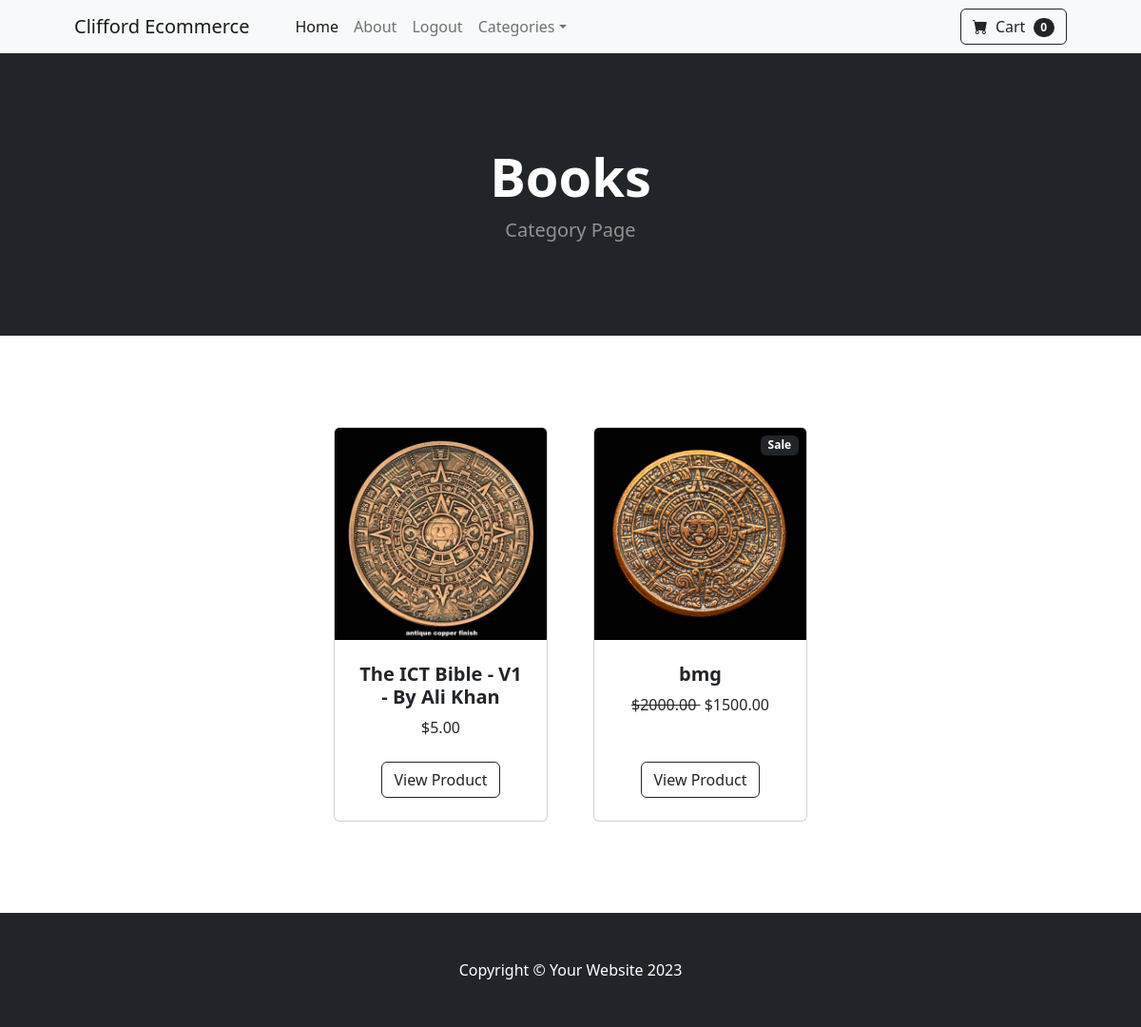
Page /category/Books (signed in) on the committed database.
### store/models.py (models this page shows, shortened)
class Category(models.Model):
    name = models.CharField(max_length = 50)
    def __str__(self):
        return self.name
    class Meta:
        verbose_name_plural = 'Categories'

class Product(models.Model):
    name = models.CharField(max_length = 50)
    price = models.DecimalField(default = 0, decimal_places = 2, max_digits = 6)
    category = models.ForeignKey(Category, on_delete = models.CASCADE, default = 1)
    description = models.CharField(max_length = 250, default = '', blank = True, null = True)
    image = models.ImageField(upload_to = 'uploads/product/')
    is_sale = models.BooleanField(default = False)
    sale_price = models.DecimalField(default = 0, decimal_places = 2, max_digits = 6)

### store/views.py (the view)
# urls.py: path('category/<str:foo>', views.category, name='category'),
def category(request, foo):
    foo = foo.replace('-', ' ')
    try:
        category = Category.objects.get(name = foo)
        products = Product.objects.filter(category = category)
        return render(request, 'category.html', {'products': products, 'category': category, 'categories': get_categories()})
    except:
        messages.success(request, ('That Category Doesn`t Exist...'))
        return redirect('home')

### GlobalV.py (called while the page is built)
def get_categories():
    categories = Category.objects.all()
    return categories

### cart/cart.py (called while the page is built)
    def __len__(self):
        return len(self.cart)

### cart/context_processors.py (called while the page is built)
def cart(request):
    return {'cart': Cart(request)}

### store/templates/category.html
{% extends 'base.html' %}
{% block content %}
    <header class="bg-dark py-5">
        <div class="container px-4 px-lg-5 my-5">
            <div class="text-center text-white">
                <h1 class="display-4 fw-bolder">{{ category }}</h1>
                <p class="lead fw-normal text-white-50 mb-0">Category Page</p>
            </div>
        </div>
    </header>
    <section class="py-5">
        <div class="container px-4 px-lg-5 mt-5">
            <div class="row gx-4 gx-lg-5 row-cols-2 row-cols-md-3 row-cols-xl-4 justify-content-center">
                {% for product in products %}
                    {% if product.is_sale %}
                        <div class="col mb-5">
                            <div class="card h-100">
                                <div class="badge bg-dark text-white position-absolute" style="top: 0.5rem; right: 0.5rem">Sale</div>
                                <img class="card-img-top" src="{{ product.image.url }}" alt="..." />
                                <div class="card-body p-4">
                                    <div class="text-center">
                                        <h5 class="fw-bolder">{{ product.name }}</h5>
                                        <strike>
                                            ${{ product.price }}
                                        </strike>
                                        &nbsp;${{ product.sale_price }}
                                    </div>
                                </div>
                                <div class="card-footer p-4 pt-0 border-top-0 bg-transparent">
                                    <div class="text-center"><a class="btn btn-outline-dark mt-auto" href="{% url 'product' product.id %}">View Product</a></div>
                                </div>
                            </div>
                        </div>
                    {% else %}
                        <div class="col mb-5">
                            <div class="card h-100">
                                <img class="card-img-top" src="{{ product.image.url }}" alt="..." />
                                <div class="card-body p-4">
                                    <div class="text-center">
                                        <h5 class="fw-bolder">{{ product.name }}</h5>
                                        ${{ product.price }}
                                    </div>
                                </div>
                                <div class="card-footer p-4 pt-0 border-top-0 bg-transparent">
                                    <div class="text-center"><a class="btn btn-outline-dark mt-auto" href="{% url 'product' product.id %}">View Product</a></div>
                                </div>
                            </div>
                        </div>
                    {% endif %}
                {% endfor %}
        </div>
    </section>
{% endblock content %}

### rows in the picture
Category: name "Books"
Product: image (picture), name "The ICT Bible - V1 - By Ali Khan", price "5.00"
Product: image (picture), name "bmg", price "2000.00", sale_price "1500.00"

### other values in the picture
{{ cart|length }} "0"
